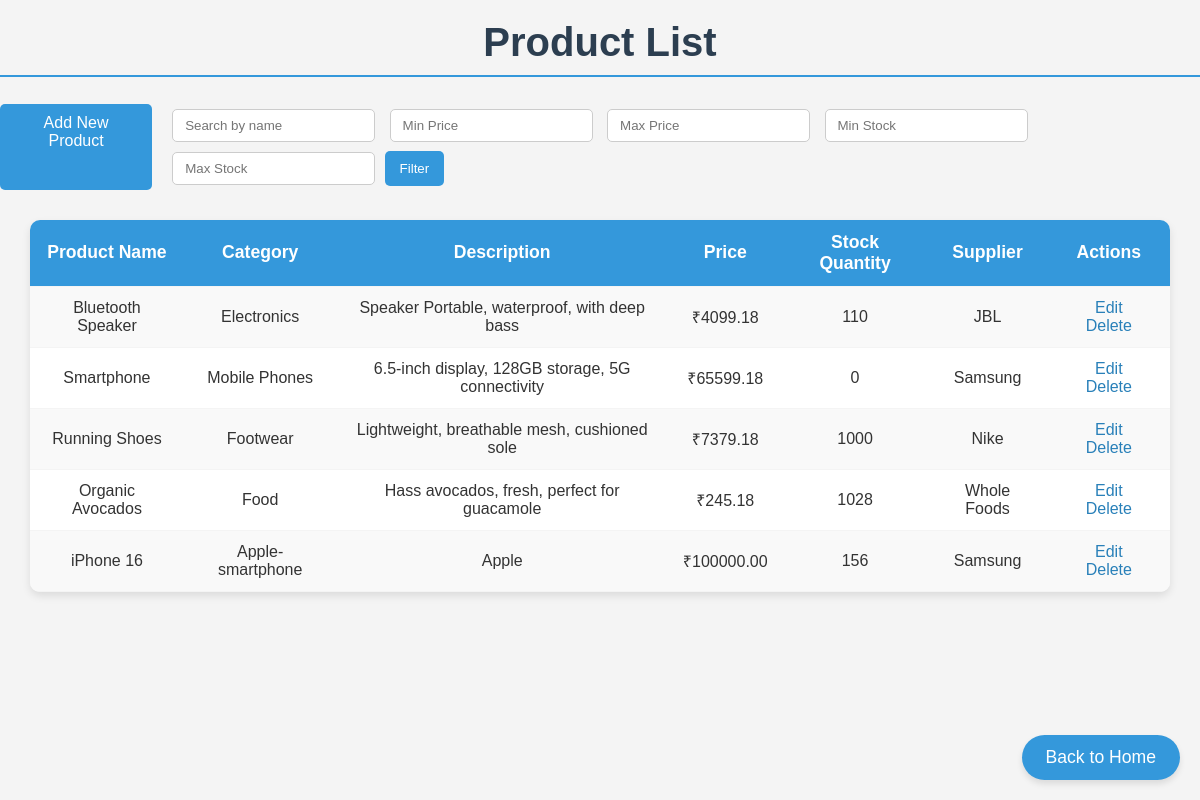
Screenshot of /products/ with the database file from the repository.
### inventory_managemen/models.py (models this page shows, shortened)
class Product(models.Model):
    name = models.CharField(max_length=255, unique=True)
    description = models.TextField()
    category = models.CharField(max_length=255)
    price = models.DecimalField(max_digits=10, decimal_places=2)
    stock_quantity = models.PositiveIntegerField()
    supplier = models.ForeignKey(Supplier, on_delete=models.CASCADE)

class Supplier(models.Model):
    name = models.CharField(max_length=255)
    email = models.EmailField(unique=True)
    phone = models.CharField(max_length=10, unique=True)
    address = models.TextField()
    def __str__(self):
        return self.name

### inventory_managemen/views.py (the view)
# urls.py: path('products/', views.list_products, name='list_products'),
def list_products(request):
    products = Product.objects.all()
    name = request.GET.get('name', '')
    if name:
        products = products.filter(name__icontains=name)
    price_min = request.GET.get('price_min')
    price_max = request.GET.get('price_max')
    if price_min:
        products = products.filter(price__gte=price_min)
    if price_max:
        products = products.filter(price__lte=price_max)
    stock_min = request.GET.get('stock_min')
    stock_max = request.GET.get('stock_max')
    if stock_min:
        products = products.filter(stock_quantity__gte=stock_min)
    if stock_max:
        products = products.filter(stock_quantity__lte=stock_max)
    if 'reset_filters' in request.GET:
        return redirect('list_products')
    return render(request, 'inventory/list_products.html', {'products': products})

### templates/inventory/list_products.html (shortened to what this page needs)
<!DOCTYPE html>
<html lang="en">
<head>
</head>
<body>
    <h1>Product List</h1>
    <div class="action-buttons">
        <a href="{% url 'add_product' %}" class="add-product-btn">Add New Product</a>
        <div class="filter-container">
            <form method="GET" action="{% url 'list_products' %}">
                <input type="text" name="name" placeholder="Search by name" value="{{ request.GET.name }}">
                <input type="number" name="price_min" placeholder="Min Price" value="{{ request.GET.price_min }}">
                <input type="number" name="price_max" placeholder="Max Price" value="{{ request.GET.price_max }}">
                <input type="number" name="stock_min" placeholder="Min Stock" value="{{ request.GET.stock_min }}">
                <input type="number" name="stock_max" placeholder="Max Stock" value="{{ request.GET.stock_max }}">
                <button type="submit">Filter</button>
            </form>
        </div>
    </div>
    <table>
        <tr>
            <th>Product Name</th>
            <th>Category</th>
            <th>Description</th>
            <th>Price</th>
            <th>Stock Quantity</th>
            <th>Supplier</th>
            <th>Actions</th>
        </tr>
        {% for product in products %}
        <tr>
            <td>{{ product.name }}</td>
            <td>{{ product.category }}</td>
            <td>{{ product.description }}</td>
            <td>₹{{ product.price }}</td>
            <td>{{ product.stock_quantity }}</td>
            <td>{{ product.supplier }}</td>
            <td>
                <a href="{% url 'edit_product' product.id %}">Edit</a>
                <a href="{% url 'delete_product' product.id %}">Delete</a>
            </td>
        </tr>
        {% empty %}
        <tr>
            <td colspan="6">No products found</td>
        </tr>
        {% endfor %}
    </table>
    <a href="{% url 'home' %}" class="back-to-home">Back to Home</a>
</body>
</html>

### templates/inventory/list_products.html (style rules this page uses)
body { font-family: Arial, sans-serif; background-color: #f4f4f4; margin: 0; padding: 0; color: #333; position: relative; }
h1 { color: #2c3e50; text-align: center; margin-top: 20px; font-size: 2.5em; border-bottom: 2px solid #3498db; padding-bottom: 10px; }
.action-buttons { display: flex; gap: 15px; justify-content: center; margin-top: 20px; }
.add-product-btn, .back-to-home { display: inline-block; background-color: #3498db; color: white; padding: 10px 20px; border-radius: 5px; text-decoration: none; text-align: center; }
.filter-container { display: flex; justify-content: center; gap: 15px; flex-wrap: wrap; }
.filter-container input { padding: 8px 12px; border-radius: 5px; border: 1px solid #ccc; margin: 5px; min-width: 150px; }
.filter-container button { padding: 10px 15px; background-color: #3498db; color: white; border-radius: 5px; cursor: pointer; border: none; }
table { width: 95%; margin: 30px auto; border-collapse: collapse; background-color: #fff; border-radius: 10px; overflow: hidden; box-shadow: 0 4px 8px rgba(0, 0, 0, 0.1); }
table th, table td { padding: 12px 15px; text-align: center; border-bottom: 1px solid #f4f4f4; }
table th { background-color: #3498db; color: white; font-size: 1.1em; }
table tr:nth-child(even) { background-color: #f9f9f9; }
table a { color: #2980b9; text-decoration: none; margin: 0 5px; }
.back-to-home { position: fixed; bottom: 20px; right: 20px; background-color: #3498db; padding: 12px 24px; border-radius: 30px; font-size: 1.1rem; box-shadow: 0px 4px 6px rgba(0, 0, 0, 0.1); transition: background-color 0.3s ease; }

### rows the page displays
Product: name "Bluetooth Speaker", category "Electronics", description "Speaker Portable, waterproof, with deep bass", price "4099.18", stock_quantity "110", supplier "JBL"
Product: name "Smartphone", category "Mobile Phones", description "6.5-inch display, 128GB storage, 5G connectivity", price "65599.18", stock_quantity "0", supplier "Samsung"
Product: name "Running Shoes", category "Footwear", description "Lightweight, breathable mesh, cushioned sole", price "7379.18", stock_quantity "1000", supplier "Nike"
Product: name "Organic Avocados", category "Food", description "Hass avocados, fresh, perfect for guacamole", price "245.18", stock_quantity "1028", supplier "Whole Foods"
Product: name "iPhone 16", category "Apple-smartphone", description "Apple", price "100000.00", stock_quantity "156", supplier "Samsung"
